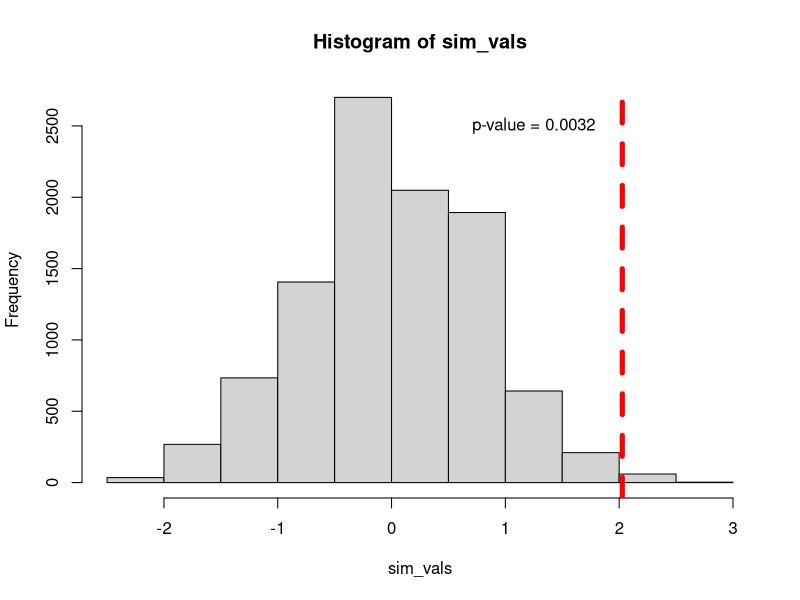

This figure's R source:
## ---- chunk 1
library(tidyverse)
library(here)
## ---- chunk 2
data <- read_csv(here("stats/nudge_final/data.csv"), show_col_types = F)
nudge_mean <- mean(data$nudge, na.rm = T)
no_nudge_mean <- mean(data$no_nudge)
sample_stat <- nudge_mean - no_nudge_mean
data
## ---- chunk 3
all_vals <- c(data$no_nudge, data$nudge)
all_vals <- all_vals[!is.na(all_vals)]

simulation <- function(all_vals) {
  shuffle <- sample(all_vals)
  no_nudge_sim <- shuffle[1:14]
  nudge_sim <- shuffle[15:27]
  difference <- mean(nudge_sim) - mean(no_nudge_sim)
  difference
}

sim_vals <- replicate(10000, simulation(all_vals))

p_value <- sum(sim_vals > sample_stat) / length(sim_vals)

hist(sim_vals)
abline(v = sample_stat, col = "red", lwd = 5, lty = "dashed")
text(x = 1.25, y = 2500, paste("p-value =", p_value))
## ---- chunk 4
null_sd <- sd(sim_vals)
null_mean <- mean(sim_vals)

t_score <- (sample_stat - null_mean) / null_sd
t_score
## ---- chunk 5
t.test(data$nudge, data$no_nudge)
